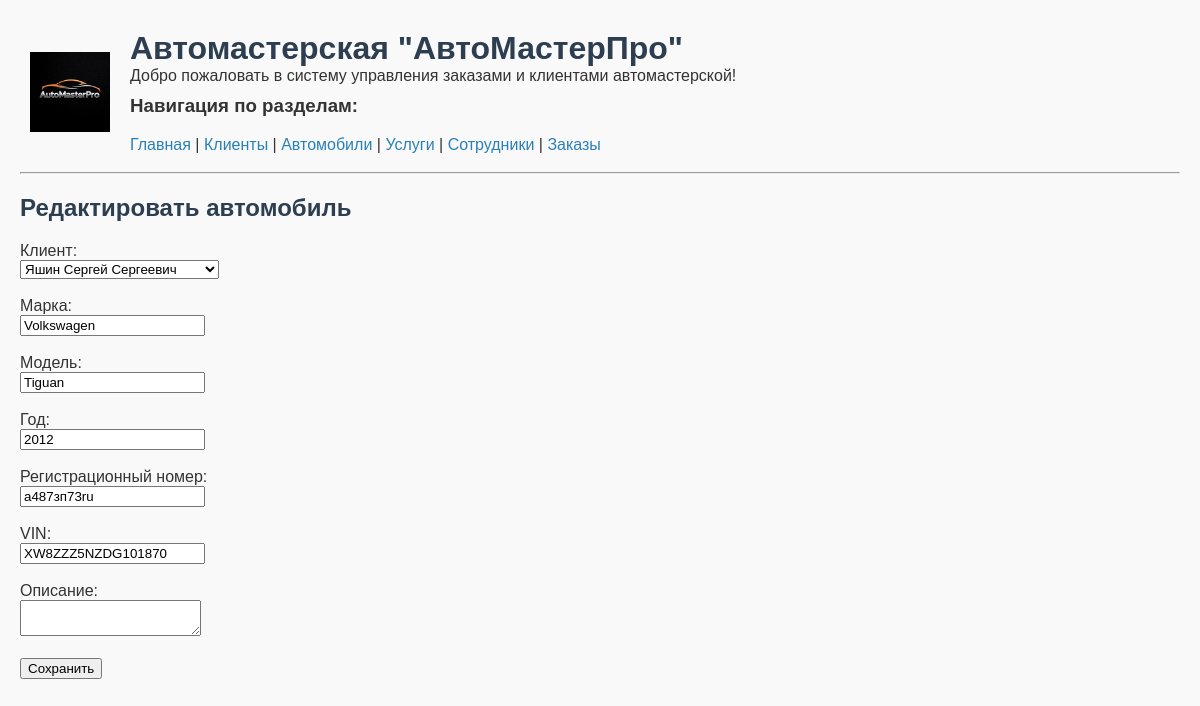
/edit_vehicle/1, run on the app's committed database.
### models.py (models this page shows)
class Vehicle(db.Model):
    id = db.Column(db.Integer, primary_key=True)
    client_id = db.Column(db.Integer, db.ForeignKey('client.id', ondelete='CASCADE'), nullable=False)  # Владелец
    make = db.Column(db.String(50))  # Марка
    model = db.Column(db.String(50))  # Модель
    year = db.Column(db.String(10))  # Год выпуска
    registration_number = db.Column(db.String(20))  # Гос. номер
    vin = db.Column(db.String(100))  # VIN-код
    description = db.Column(db.String(1000))  # Доп. информация
    client = db.relationship('Client', backref=db.backref('vehicles', lazy=True, cascade='all, delete-orphan'))

class Client(db.Model):
    id = db.Column(db.Integer, primary_key=True)
    name = db.Column(db.String(100), nullable=False)  # ФИО клиента
    phone = db.Column(db.String(50))  # Телефон
    email = db.Column(db.String(100))  # Email
    description = db.Column(db.String(1000))  # Доп. информация

### routes.py (the view, shortened to what this page needs)
    @app.route('/edit_vehicle/<int:id>', methods=['GET', 'POST'])
    def edit_vehicle(id):
        vehicle = Vehicle.query.get_or_404(id)
        clients = Client.query.all()
        return render_template('edit_vehicle.html', vehicle=vehicle, clients=clients)

### templates/edit_vehicle.html (shortened to what this page needs)
{% extends "base.html" %}
{% block content %}
<h2>{{ 'Редактировать' if vehicle else 'Добавить' }} автомобиль</h2>
<form method="post">
    <label for="client">Клиент:</label><br>
    <select name="client_id" id="client" required>
        {% for client in clients %}
        <option value="{{ client.id }}" {% if vehicle and client.id == vehicle.client_id %}selected{% endif %}>
            {{ client.name }}
        </option>
        {% endfor %}
    </select><br><br>
    <label>Марка:<br>
        <input type="text" name="make" value="{{ vehicle.make if vehicle else '' }}" required>
    </label><br><br>
    <label>Модель:<br>
        <input type="text" name="model" value="{{ vehicle.model if vehicle else '' }}" required>
    </label><br><br>
    <label>Год:<br>
        <input type="text" name="year" value="{{ vehicle.year if vehicle else '' }}">
    </label><br><br>
    <label>Регистрационный номер:<br>
        <input type="text" name="registration_number" value="{{ vehicle.registration_number if vehicle else '' }}">
    </label><br><br>
    <label>VIN:<br>
        <input type="text" name="vin" value="{{ vehicle.vin if vehicle else '' }}">
    </label><br><br>
    <label>Описание:<br>
        <textarea name="description">{{ vehicle.description if vehicle else '' }}</textarea>
    </label><br><br>
    <button type="submit">Сохранить</button>
</form>
{% endblock %}

### static/styles.css (style rules this page uses)
body { font-family: Arial, sans-serif; margin: 20px; background-color: #f9f9f9; color: #333; }
h1, h2 { color: #2c3e50; }

### data on the page
Vehicle: client_id "Яшин Сергей Сергеевич", make "Volkswagen", model "Tiguan", year "2012", registration_number "а487зп73ru", vin "XW8ZZZ5NZDG101870"

### other printed values
{{ 'Редактировать' if vehicle else 'Добавить' }} "Редактировать"
